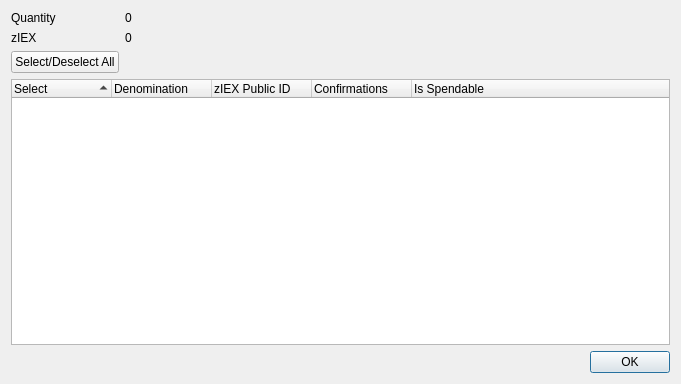
<?xml version="1.0" encoding="UTF-8"?>
<ui version="4.0">
 <class>ZIEXControlDialog</class>
 <widget class="QDialog" name="ZIEXControlDialog">
  <property name="geometry">
   <rect>
    <x>0</x>
    <y>0</y>
    <width>681</width>
    <height>384</height>
   </rect>
  </property>
  <property name="minimumSize">
   <size>
    <width>681</width>
    <height>384</height>
   </size>
  </property>
  <property name="windowTitle">
   <string>Select zIEX to Spend</string>
  </property>
  <layout class="QGridLayout" name="gridLayout">
   <item row="0" column="0">
    <layout class="QFormLayout" name="formLayout">
     <property name="sizeConstraint">
      <enum>QLayout::SetDefaultConstraint</enum>
     </property>
     <item row="0" column="0">
      <widget class="QLabel" name="labelQuantity">
       <property name="text">
        <string>Quantity</string>
       </property>
      </widget>
     </item>
     <item row="0" column="1">
      <widget class="QLabel" name="labelQuantity_int">
       <property name="text">
        <string>0</string>
       </property>
      </widget>
     </item>
     <item row="1" column="0">
      <widget class="QLabel" name="labelZIEX">
       <property name="text">
        <string>zIEX</string>
       </property>
      </widget>
     </item>
     <item row="1" column="1">
      <widget class="QLabel" name="labelZIEX_int">
       <property name="text">
        <string>0</string>
       </property>
      </widget>
     </item>
     <item row="2" column="0">
      <widget class="QPushButton" name="pushButtonAll">
       <property name="text">
        <string>Select/Deselect All</string>
       </property>
      </widget>
     </item>
    </layout>
   </item>
   <item row="1" column="0">
    <layout class="QVBoxLayout" name="verticalLayout">
     <item>
      <widget class="QTreeWidget" name="treeWidget">
       <property name="minimumSize">
        <size>
         <width>0</width>
         <height>250</height>
        </size>
       </property>
       <property name="alternatingRowColors">
        <bool>true</bool>
       </property>
       <property name="sortingEnabled">
        <bool>true</bool>
       </property>
       <property name="columnCount">
        <number>5</number>
       </property>
       <attribute name="headerDefaultSectionSize">
        <number>100</number>
       </attribute>
       <column>
        <property name="text">
         <string notr="true">Select</string>
        </property>
       </column>
       <column>
        <property name="text">
         <string notr="true">Denomination</string>
        </property>
       </column>
       <column>
        <property name="text">
         <string notr="true">zIEX Public ID</string>
        </property>
       </column>
       <column>
        <property name="text">
         <string notr="true">Confirmations</string>
        </property>
       </column>
       <column>
        <property name="text">
         <string>Is Spendable</string>
        </property>
       </column>
      </widget>
     </item>
     <item>
      <widget class="QDialogButtonBox" name="buttonBox">
       <property name="orientation">
        <enum>Qt::Horizontal</enum>
       </property>
       <property name="standardButtons">
        <set>QDialogButtonBox::Ok</set>
       </property>
      </widget>
     </item>
    </layout>
   </item>
  </layout>
 </widget>
 <resources/>
 <connections>
  <connection>
   <sender>buttonBox</sender>
   <signal>accepted()</signal>
   <receiver>ZIEXControlDialog</receiver>
   <slot>accept()</slot>
   <hints>
    <hint type="sourcelabel">
     <x>248</x>
     <y>254</y>
    </hint>
    <hint type="destinationlabel">
     <x>157</x>
     <y>274</y>
    </hint>
   </hints>
  </connection>
  <connection>
   <sender>buttonBox</sender>
   <signal>rejected()</signal>
   <receiver>ZIEXControlDialog</receiver>
   <slot>reject()</slot>
   <hints>
    <hint type="sourcelabel">
     <x>316</x>
     <y>260</y>
    </hint>
    <hint type="destinationlabel">
     <x>286</x>
     <y>274</y>
    </hint>
   </hints>
  </connection>
 </connections>
</ui>
